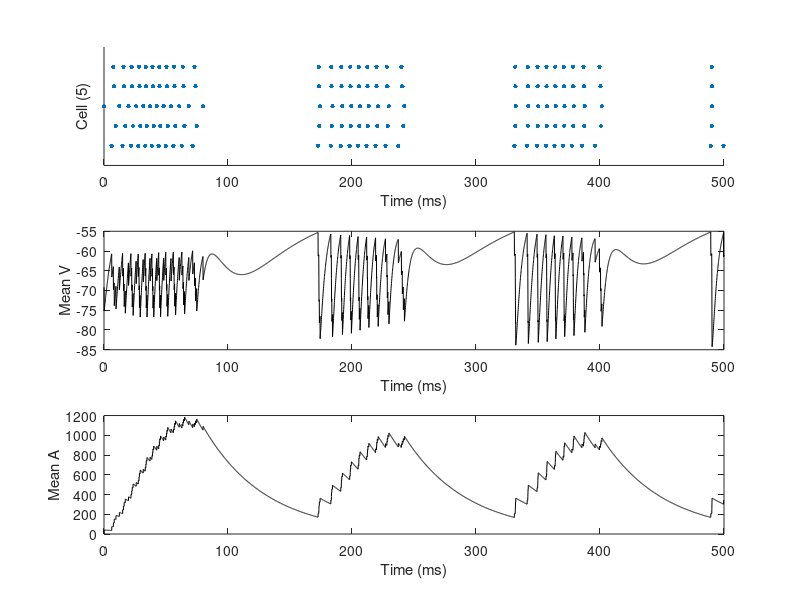
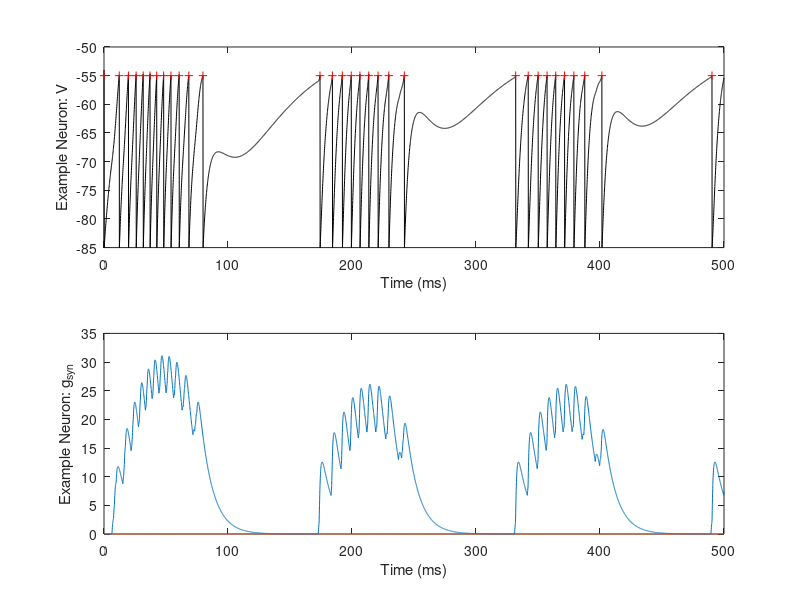

MATLAB code for these plots, in order:
%LIF forward euler simulation
%by Jonathan Gornet and DLevenstein
%Last update: 7/31/2017

%need to make into a function

%--------------------------------------------------------------------------
%Simulation Parameters
PopNum      = 5;    %Number of excitatory neurons
SimTime     = 500;    %Simulation Time (ms)
dt          = 0.1; %differential (ms)
%Calcualte time vector from time parameters
TimeSpace   = [0:dt:SimTime];  %Time Space
TimeLength  = length(TimeSpace); %Time Steps

%--------------------------------------------------------------------------
%Weight Matrices
%for now, uniform weights
Wee = 100;   %Units?
%1/root N scaling a la sompolinsky (may not be appropriate here...)
E_mat = Wee.*ones(PopNum)./sqrt(PopNum);  %Excitatory Weights, needs work
%E_mat(i,j) is the weight of synapse from neuron j to neuron i
E_mat(diag(diag(true(size(E_mat)))))=0; %Remove selfconnections

%I_mat = randi([0,1000],[PopNum,1]);  %Inhibitory Weights, needs work

%--------------------------------------------------------------------------
%Simulation Parameters
%LIF Parameters
E_L         = -65;   %Reversal potential (mV)
g_L         = 30.0;  %conductance (units?)
C           = 281.0; %capacitance (units?)
I_e         = 500;   %current (units?)
V_th        = -55;   %spike threshhold (mV)
V_spike     = -30;   %spike release  (DL: what does this parameter supposed to do?)
V_reset     = -85;   %reset value (mV)

%--------------------------------------------------------------------------
%Excitatory Synapse Parameters
tau_e       = 10;    %time constance of excitatory synapse (ms)
E_e         = 0;     %Excitatory reversal potential

%--------------------------------------------------------------------------
%Inhibitory Synapse Parameters
tau_i       = 10;    %time constance of inhibitory synapse (ms)
E_i         = -80;   %Inhibitory reversal potential

%--------------------------------------------------------------------------
%Adaptation
adapt = 200;    %Threshhold adaptation (parameter b)
tau_a = 50;                      %adaptation time constant


%% The Simulation Loop
%--------------------------------------------------------------------------
%Simulation Variables
V           = zeros(PopNum,TimeLength); %Membrane Potential

a_e         = zeros(PopNum,TimeLength); %a term of alpha synapse
b_e         = zeros(PopNum,TimeLength); %b term of alpha synapse
g_e         = zeros(PopNum,TimeLength); %conductance of synapse 

a_i         = zeros(PopNum,TimeLength); %a term of alpha synapse
b_i         = zeros(PopNum,TimeLength); %b term of alpha synapse 
g_i         = zeros(PopNum,TimeLength); %conductance of synapse 

a           = zeros(PopNum,TimeLength); %adaptation 

spikes = [];

%--------------------------------------------------------------------------
%Initial Conditions
V0range = [V_reset V_th+10];
V(:,1) =  randi(V0range,[PopNum,1]);


for t=1:TimeLength-1

%forward euler method 

%differential   prior value    LIF Equation                   excitatory synapse           inhibitory synapse            adaptation   current
V(:,t+1)        = V(:,t)        + (-g_L.*(V(:,t) - E_L)./C   + -g_e(:,t).*(V(:,t)-E_e)./C  + -g_i(:,t).*(V(:,t)-E_i)./C + -a(:,t)./C + I_e./C).*dt;

%--------------------------------------------------------------------------

%alpha synapses, excitatory
a_e(:,t+1)      = a_e(:,t)      + -a_e(:,t).*dt./tau_e;
b_e(:,t+1)      = b_e(:,t)      + -b_e(:,t).*dt;

%conductance term
g_e(:,t+1)      = (a_e(:,t) - b_e(:,t)).*dt;

%--------------------------------------------------------------------------

%alpha synapses, inhibitory
a_i(:,t+1)      = a_i(:,t)      + -a_i(:,t).*dt./tau_i;
b_i(:,t+1)      = b_i(:,t)      + -b_i(:,t).*dt;

%conductance term
g_i(:,t+1)      = (a_i(:,t) - b_i(:,t)).*dt;

%--------------------------------------------------------------------------

%adaptation
a(:,t+1)        = a(:,t)   + -a(:,t).*dt./tau_a;

%--------------------------------------------------------------------------

if any(V(:,t) > V_th)  %Previous code would have implemented spike only if ALL neurons spiked
    spikeneurons = find(V(:,t) > V_th);
    
    %Record the spike times and neuron identity of spikers
    spikes = [spikes; [TimeSpace(t).*ones(size(spikeneurons)),spikeneurons]];

    %V(:,t)     = V_spike;
    V(spikeneurons,t+1)   = V_reset; %only reset the neurons that spiked

    %excitory synapse - postsynaptic effects
    %DL: Jonathan can you check this implementation? Not quite sure how to
    %think about this in terms of the a/b variables
    a_e(:,t+1)  = a_e(:,t+1) + sum(E_mat(:,spikeneurons),2);
    b_e(:,t+1)  = b_e(:,t+1) + sum(E_mat(:,spikeneurons),2);

    %inhibitory synapse
    %DL: this code was written as if all synapses are BOTH inhibitory AND
    %excitatory... which is not physiologically realistic.
    %See https://en.wikipedia.org/wiki/Dale%27s_principle
    %Removing inhibitory synapses for now, we'll put in an inhibitory
    %population next
%     a_i(:,t+1)  = a_i(:,t+1) + I_mat;
%     b_i(:,t+1)  = b_i(:,t+1) + I_mat;

    %adaptation
    a(spikeneurons,t+1)    = a(spikeneurons,t+1)   + adapt;

end

%--------------------------------------------------------------------------

end

%Catch for no spiking in simulation error
if isempty(spikes); spikes = [nan nan]; end

%% Figures
%Mean Population Dynamics Figure
figure
    subplot(3,1,1)
    plot(spikes(:,1),spikes(:,2),'.','MarkerSize',10)
    ylim([0 PopNum+1]);xlim(TimeSpace([1 end]))
    xlabel('Time (ms)');ylabel(['Cell (',num2str(PopNum),')'])
    box off; set(gca,'ytick',[])

    subplot(3,1,2)
    plot(TimeSpace,mean(V,1),'k')
    xlabel('Time (ms)');ylabel('Mean V')

    subplot(3,1,3)
    plot(TimeSpace,mean(a,1),'k')
    xlabel('Time (ms)');ylabel('Mean A')

%Example Neuron Figure
exneuron = randi(PopNum,1);
exspiketimes = spikes(spikes(:,2)==exneuron,1);
figure
    subplot(2,1,1)
    plot(TimeSpace,V(exneuron,:),'k')
    hold on
    plot(exspiketimes,V_th.*(ones(size(exspiketimes))),'r+')
    xlabel('Time (ms)');ylabel('Example Neuron: V')
    
    subplot(2,1,2)
    plot(TimeSpace,g_e(exneuron,:))
    hold on
    plot(TimeSpace,g_i(exneuron,:))
    xlabel('Time (ms)');ylabel('Example Neuron: g_s_y_n')
%%
%Old Figures
% plot(linspace(0,SimTime,TimeLength + 1),V)
% xlabel('Time (ms)');ylabel('Membrane Potential (mV)');title('LIF Membrane Potential');
% 
% figure
% plot(linspace(0,SimTime,TimeLength + 1),g_e,'b')
% hold on
% plot(linspace(0,SimTime,TimeLength + 1),g_i,'r')
% xlabel('Time (ms)');ylabel('Conductance (S/cm^2)?)');title('LIF Conductance');
% 
% figure
% plot(linspace(0,SimTime,TimeLength + 1),a,'b')
% xlabel('Time (ms)');ylabel('Adaptation (pA)');title('LIF Adaptation');